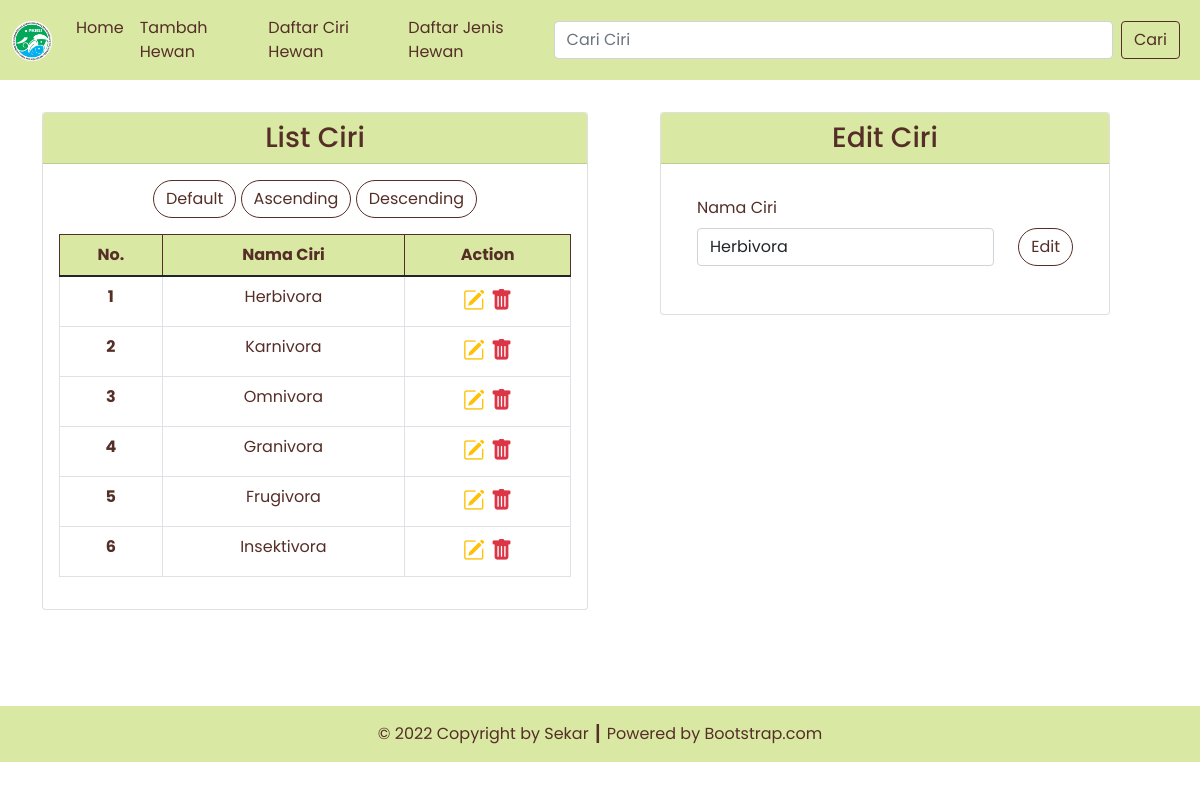
Page /ciri.php?id=1 on the committed database.
### tables this page shows
CREATE TABLE `ciri`  (
  `ciri_id` int NOT NULL AUTO_INCREMENT,
  `ciri_nama` varchar(255) NULL DEFAULT NULL,
  PRIMARY KEY (`ciri_id`) USING BTREE
);

### config/db.php (called while the page is built)
<?php
$DB_HOST = "localhost";
$DB_USERNAME = "root";
$DB_PASSWORD = "";
$DB_NAME = "db_hewan";

### classes/DB.php (called while the page is built, shortened)
<?php
class DB
{
    private $hostname;
    private $username;
    private $password;
    private $dbname;
    private $conn;
    private $result;
    function __construct($hostname, $username, $password, $dbname)
    {
        $this->hostname = $hostname;
        $this->username = $username;
        $this->password = $password;
        $this->dbname = $dbname;
    }
    function open()
    {
        $this->conn = mysqli_connect($this->hostname, $this->username, $this->password, $this->dbname);
    }
    function execute($query)
    {
        $this->result = mysqli_query($this->conn, $query);
    }
    function getResult()
    {
        return mysqli_fetch_array($this->result);
    }
}

### classes/Ciri.php (called while the page is built, shortened)
<?php
class Ciri extends DB
{
    function getCiri()
    {
        $query = "SELECT * FROM ciri";
        return $this->execute($query);
    }
    function getCiriById($id)
    {
        $query = "SELECT * FROM ciri WHERE ciri_id=$id";
        return $this->execute($query);
    }
}

### ciri.php (the view, shortened to what this page needs)
<?php
include('config/db.php');
include('classes/DB.php');
include('classes/Ciri.php');
include('classes/Template.php');
$ciri = new Ciri($DB_HOST, $DB_USERNAME, $DB_PASSWORD, $DB_NAME);
$ciri->open();
$ciri->getCiri();
$header = '<tr>
<th scope="row">No.</th>
<th scope="row">Nama Ciri</th>
<th scope="row">Action</th>
</tr>';
$data = null;
$no = 1;
while ($cir = $ciri->getResult()) {
    $data .= '<tr>
    <th scope="row">' . $no . '</th>
    <td>' . $cir['ciri_nama'] . '</td>
    <td style="font-size: 22px;">
        <a href="ciri.php?id=' . $cir['ciri_id'] . '" title="Edit Data"><i class="bi bi-pencil-square text-warning"></i></a>&nbsp;<a href="ciri.php?hapus=' . $cir['ciri_id'] . '" title="Delete Data"><i class="bi bi-trash-fill text-danger"></i></a>
        </td>
    </tr>';
    $no++;
}
if (isset($_GET['id'])) {
    $id = $_GET['id'];
    if ($id > 0) {
        $ciri->getCiriById($id);
    }
}

### classes/Template.php (shortened to what this page needs)
<?php
class Template
{
    var $content = '';
    function __construct($filename = '')
    {
        $this->content = implode('', @file($filename));
    }
    function clear()
    {
        $this->content = preg_replace("/DATA_[A-Z|_|0-9]+/", "", $this->content);
    }
    function write()
    {
        print $this->content;
    }
    function replace($old = '', $new = '')
    {
        if (is_int($new)) {
            $value = sprintf("%d", $new);
        } elseif (is_float($new)) {
            $value = sprintf("%f", $new);
        } elseif (is_array($new)) {
            $value = '';
            foreach ($new as $item) {
                $value .= $item . ' ';
            }
        } else {
            $value = $new;
        }
        $this->content = preg_replace("/$old/", $value, $this->content);
    }
}

### rows in the picture
ciri: ciri_nama (picture), ciri_nama "Herbivora"
ciri: ciri_nama "Karnivora"
ciri: ciri_nama "Omnivora"
ciri: ciri_nama "Granivora"
ciri: ciri_nama "Frugivora"
ciri: ciri_nama "Insektivora"
